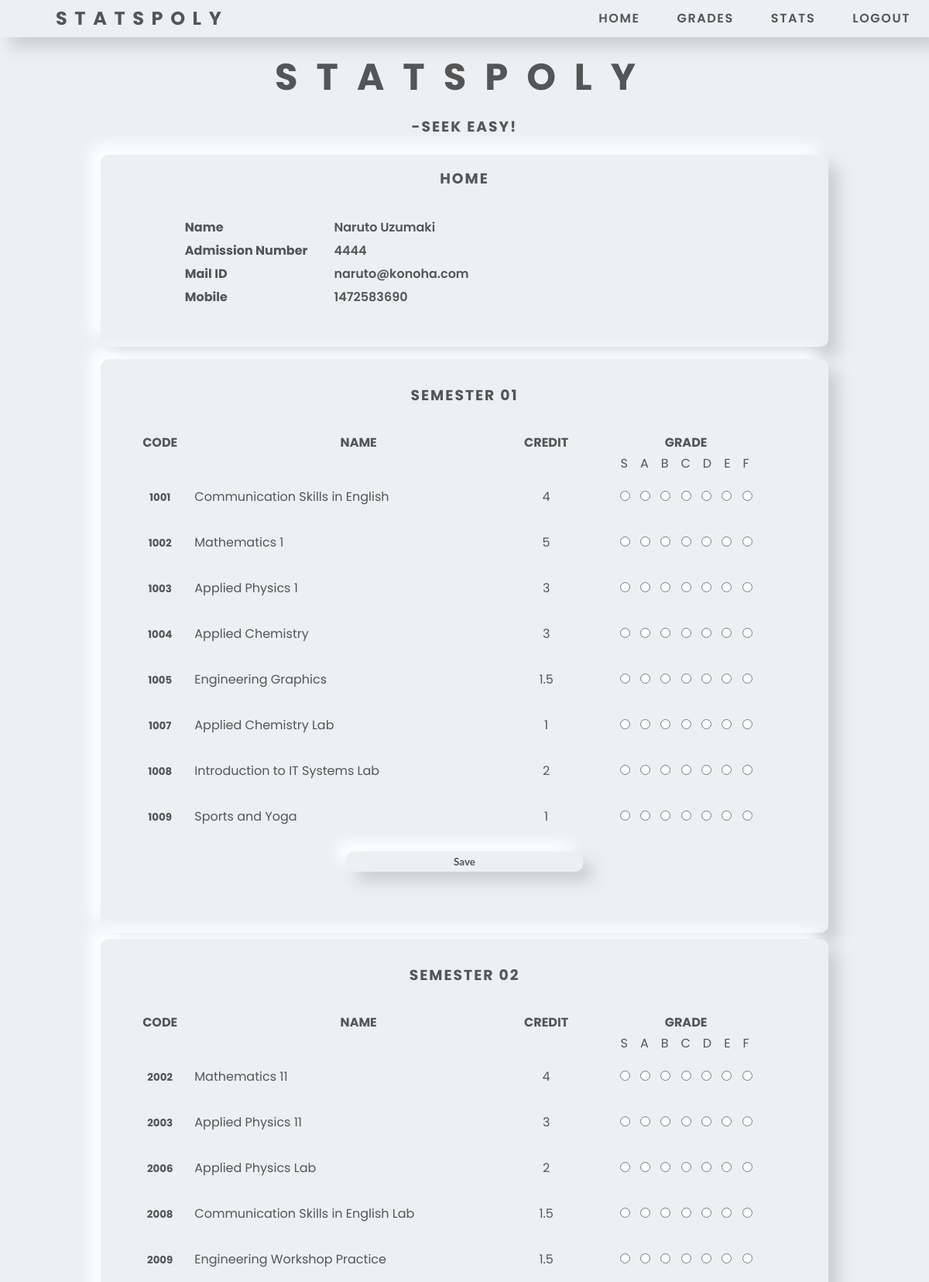
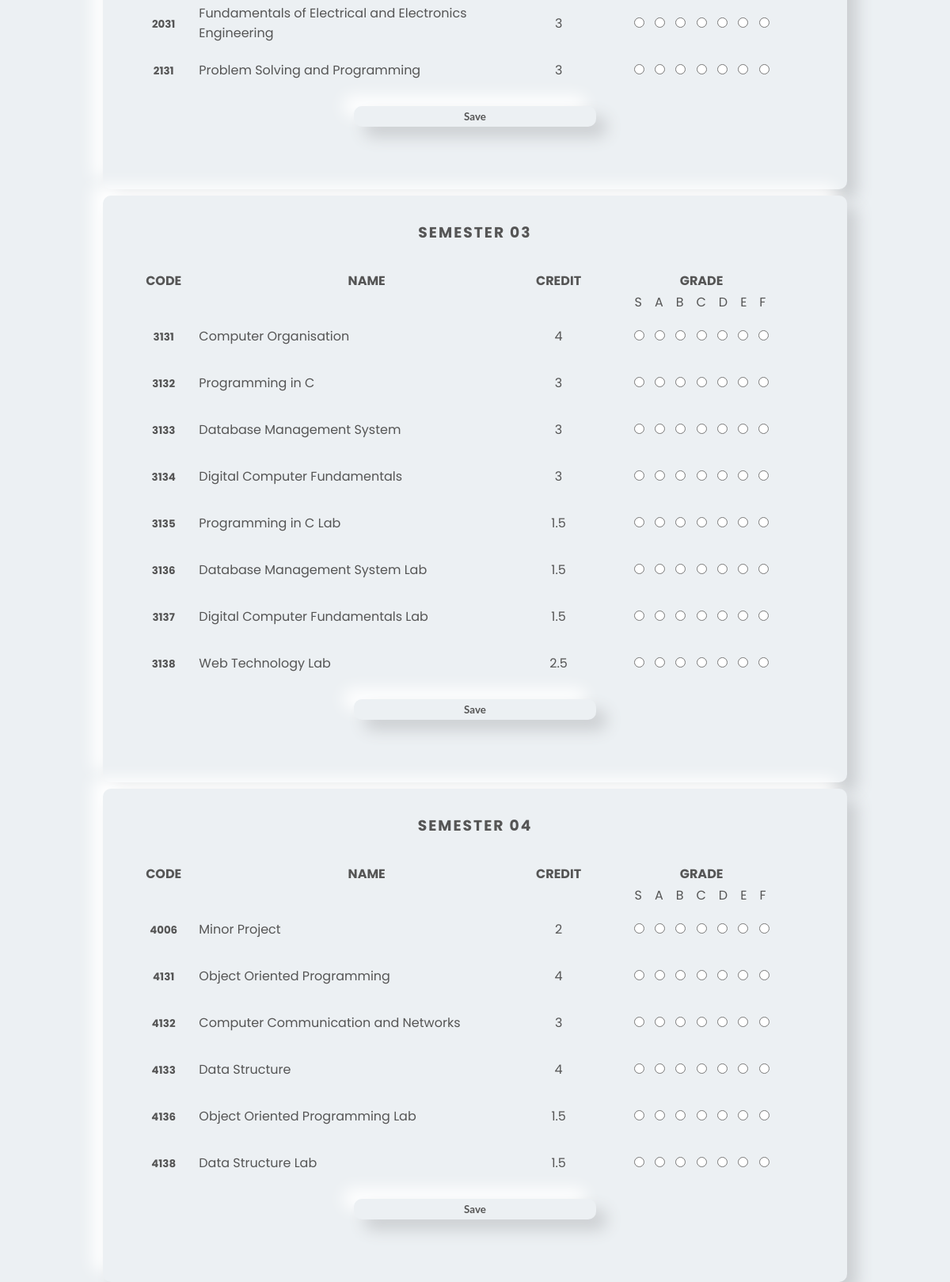
The app's page /student.php (signed in) with its own data (2 pictures, top to bottom).
### tables this page shows
CREATE TABLE `registration` (
  `admn` smallint(4) NOT NULL,
  `name` varchar(80) NOT NULL,
  `mobile` varchar(10) NOT NULL,
  `mail` varchar(100) NOT NULL,
  `password` varchar(8) NOT NULL,
  `type` tinyint(1) NOT NULL,
  `sem` tinyint(1) NOT NULL,
  `tid` smallint(4) NOT NULL
);

CREATE TABLE `subjects` (
  `code` smallint(6) NOT NULL,
  `name` varchar(80) NOT NULL,
  `credit` varchar(3) NOT NULL,
  `sem` tinyint(1) NOT NULL
);

### student.php (the view, shortened to what this page needs)
<?php
$hostname = "localhost";
$username = "id20504209_localhost";
$password = "@D}!g]uExvDWiJ7Z";
$database = "id20504209_statspoly";
$conn = new mysqli($hostname, $username, $password, $database);
$usertype=$_SESSION['user_type'];
?>
<!DOCTYPE html>
<html lang="en" dir="ltr">
	<head>
		<link rel="stylesheet" href="statspoly.css">
	</head>
	<body>
		<div class="navbar">
			<div><a href="#">STATSPOLY</a></div>
			<div><a href="index.php">LOGOUT</a></div>
			<div><a href="#stats">STATS</a></div>
			<div><a href="#grades">GRADES</a></div>
			<div><a href="#profile">HOME</a></div>
		</div>
		<div class="container">
			<h3 style="font-size: 3em; letter-spacing: 0.5em;">STATSPOLY</h3>
			<h3 style="line-height: 3em;" id="profile">-SEEK EASY!</h3>
			<div class="row" id="profile">
				<div class="card-03">
					<h3>HOME</h3>
					<div class="profile">
						<?php
						$sql="SELECT * FROM registration WHERE admn=".$_SESSION['user_admn'];
						$result = $conn->query($sql);
						$row = $result->fetch_assoc();
						echo "<table>";
						if ($result->num_rows>0){
							echo "<tr>";
							echo "<th>Name</th>";
							echo "<td>".$row['name']."</td>";
							echo "</tr>";
							echo "<tr>";
							echo "<th>Admission Number</th>";
							echo "<td>".$row['admn']."</td>";
							echo "</tr>";
							echo "<tr>";
							echo "<th>Mail ID</th>";
							echo "<td>".$row['mail']."</td>";
							echo "</tr>";
							echo "<tr>";
							echo "<th id='grades'>Mobile</th>";
							echo "<td>".$row['mobile']."</td>";
							echo "</tr>";
						}
						echo "</table>";
						?>
					</div>
				</div>
			</div>
			<?php
			$max_query = "SELECT MAX(sem) AS max_value FROM subjects";
			$result = $conn->query($max_query);
			$row = $result->fetch_assoc();
			$max_value = $row['max_value'];
			for($i=1; $i<=$max_value; $i++){
				echo"<div class='card-03' style='padding: 2em;'>";
				echo"<h3>SEMESTER 0$i</h3>";
				echo"<form method=POST style='margin: 2em auto;'>";
				echo"<table style='width: 100%; margin: 0 auto; border=0;'>";
				echo"<tr><th>CODE</th><th>NAME</th><th>CREDIT</th><th colspan='7'>GRADE</th></tr>";
				echo"<tr><td></td><td></td><td></td><td style='letter-spacing: 1em; padding-left: 0.8em;'>SABCDEF</td>";
				$sql="SELECT * FROM subjects where sem=$i AND 'type'=$usertype";
				$result=$conn->query($sql);
				if($result->num_rows>0){
					$j=1;
					while($row=$result->fetch_assoc()){
						$ssem = "co" .$i.$j;
						$grade = "g" .$i.$j;
						echo "<tr>";
						echo "<td style='padding: 1em; width: 10%;'>
						<input type='text' name='$ssem' value=".$row["code"]." readonly style='font-weight: 700; text-align: center; width: 100%;'>
						</td>";
						echo "<td style='text-align: left; width: 50%;'>".$row["name"]."</td>";
						echo "<td style='width: 5%;'>".$row["credit"]."</td>";
						echo "<td style='width: 35%;'>";
						echo "<input type='radio' name='$grade' value='S' style='margin: 0 0.5em;'>";
						echo "<input type='radio' name='$grade' value='A' style='margin: 0 0.5em;'>";
						echo "<input type='radio' name='$grade' value='B' style='margin: 0 0.5em;'>";
						echo "<input type='radio' name='$grade' value='C' style='margin: 0 0.5em;'>";
						echo "<input type='radio' name='$grade' value='D' style='margin: 0 0.5em;'>";
						echo "<input type='radio' name='$grade' value='E' style='margin: 0 0.5em;'>";
						echo "<input type='radio' name='$grade' value='F' style='margin: 0 0.5em;'>";
						echo "</td>";
						echo "</tr>";
						$j++;
					}
				}
				echo "</table>";
				echo "<input type='submit' class='btn-ppt' name='sem$i' value='Save'>";
				echo "</form>";
				echo"</div>";
			}
			?>
		</div>
	</body>
</html>

### statspoly.css (style rules this page uses)
* { margin: 0; padding: 0; outline: none; border: none; color: #555; background-color: #ecf0f3; text-decoration: none; box-sizing: border-box; font-family: "Poppins", sans-serif; }
body { margin: 0; padding: 0; height: 100vh; background-color: #ecf0f3; }
.navbar { overflow: hidden; top: 0; left: 0; height: 3em; line-height: 3em; width: 100%; position: fixed; z-index: 9999; box-shadow: 13px 13px 20px #cbced1, -13px -13px 20px #fff; }
.navbar div { float: right; font-weight: 600; letter-spacing: 0.1em; padding: 0 1.5em; }
.navbar div:first-child { float: left; font-weight: bolder; letter-spacing: 0.4em; font-size: 1.5em; padding-left: 3em; }
.container { margin: 20px; margin-top: 4em; }
.row { width: 100%; display: flex; justify-content: center; flex-wrap: wrap; }
.card-03 { position: relative; flex: 1; text-align: center; max-width: 940px; height: auto; margin: 0.5em auto; padding: 1em; border-radius: 10px; background-color: #ecf0f3; box-shadow: 13px 13px 20px #cbced1, -13px -13px 20px #fff; }
.btn-ppt { width: 35%; outline: none; border: none; cursor: pointer; border-radius: 10px; padding: 5px 20px; margin: 15px auto; text-align: center; font-weight: 700; font-family: "Lato", sans-serif; color: #555; background-color: #ecf0f3; box-shadow: 13px 13px 20px #cbced1, -13px -13px 20px #fff; }
h3 { letter-spacing: 2px; text-align: center; }
.profile { width: 80%; margin: 2em auto; }
.profile table { text-align: left; }
.profile table tr td { padding: 0.1em 0 0.1em 2em; font-size: 1em; font-weight: 600; }

### records on screen
registration: name "Naruto Uzumaki", admn "4444", mail "naruto@konoha.com", mobile "1472583690"
subjects: code "1001", name "Communication Skills in English", credit "4"
subjects: code "1002", name "Mathematics 1", credit "5"
subjects: code "1003", name "Applied Physics 1", credit "3"
subjects: code "1004", name "Applied Chemistry", credit "3"
subjects: code "1005", name "Engineering Graphics", credit "1.5"
subjects: code "1007", name "Applied Chemistry Lab", credit "1"
subjects: code "1008", name "Introduction to IT Systems Lab", credit "2"
subjects: code "1009", name "Sports and Yoga", credit "1"
subjects: code "2002", name "Mathematics 11", credit "4"
subjects: code "2003", name "Applied Physics 11", credit "3"
subjects: code "2006", name "Applied Physics Lab", credit "2"
subjects: code "2008", name "Communication Skills in English Lab", credit "1.5"
subjects: code "2009", name "Engineering Workshop Practice", credit "1.5"
subjects: code "2031", name "Fundamentals of Electrical and Electronics Engineering", credit "3"
subjects: code "2131", name "Problem Solving and Programming", credit "3"
subjects: code "3131", name "Computer Organisation", credit "4"
subjects: code "3132", name "Programming in C", credit "3"
subjects: code "3133", name "Database Management System", credit "3"
subjects: code "3134", name "Digital Computer Fundamentals", credit "3"
subjects: code "3135", name "Programming in C Lab", credit "1.5"
subjects: code "3136", name "Database Management System Lab", credit "1.5"
subjects: code "3137", name "Digital Computer Fundamentals Lab", credit "1.5"
subjects: code "3138", name "Web Technology Lab", credit "2.5"
subjects: code "4006", name "Minor Project", credit "2"
subjects: code "4131", name "Object Oriented Programming", credit "4"
subjects: code "4132", name "Computer Communication and Networks", credit "3"
subjects: code "4133", name "Data Structure", credit "4"
subjects: code "4136", name "Object Oriented Programming Lab", credit "1.5"
subjects: code "4138", name "Data Structure Lab", credit "1.5"
